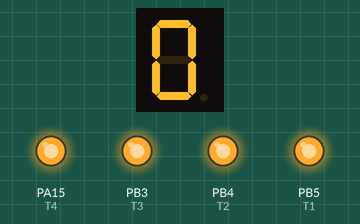
A sketch run on a simulated STM32 Blue Pill. Shown: 1-digit seven-segment display, output pins drawn as LEDs (lit = HIGH). Wiring (inferred from the names in the program): 1-digit 7-segment display, segments lit when LOW: segments PA8, PA1, PA3, PA11, PA12, PB7, PB13, PB14. The segment pins are drawn as the display they are named for; pins used as bus, display or sensor lines are not drawn.

Above: at 0.1 s.
At 5.1 s:
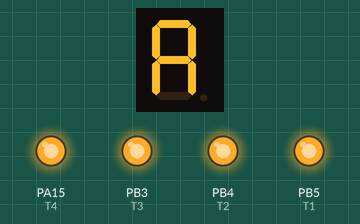
At 6.1 s:
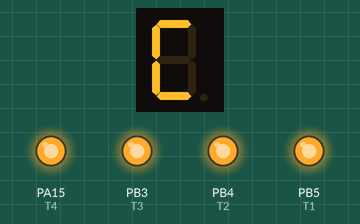
At 6.6 s:
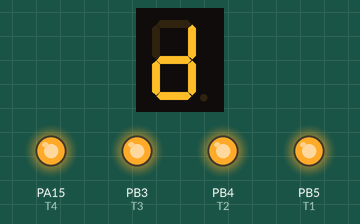
At 7.1 s:
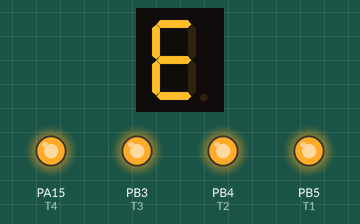
At 7.6 s:
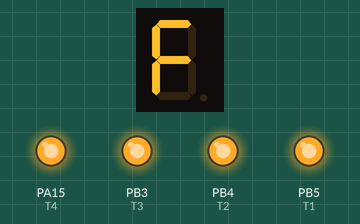

Measured:
- by itself, everything shown: repeats every 8.0 s, in 16 steps
- what the display in image 1 shows lasts 0.5 s, from 5.0 s to 5.5 s

The sketch:

7_SEGMENT.ino
```cpp
#define T1 PB5
#define T2 PB4
#define T3 PB3
#define T4 PA15

#define A PA8
#define B PA1
#define C PA3
#define D PA11
#define E PA12
#define F PB7
#define G PB13
#define DP PB14
void setup()
{
  // set pin modes
  pinMode(T1, OUTPUT);
  pinMode(T2, OUTPUT);
  pinMode(T3, OUTPUT);
  pinMode(T4, OUTPUT);

  pinMode(A, OUTPUT);
  pinMode(B, OUTPUT);
  pinMode(C, OUTPUT);
  pinMode(D, OUTPUT);
  pinMode(E, OUTPUT);
  pinMode(F, OUTPUT);
  pinMode(G, OUTPUT);
  pinMode(DP, OUTPUT);

  digitalWrite(T1, HIGH);
  digitalWrite(T2, HIGH);
  digitalWrite(T3, HIGH);
  digitalWrite(T4, HIGH);

  digitalWrite(A, HIGH);
  digitalWrite(B, HIGH);
  digitalWrite(C, HIGH);
  digitalWrite(D, HIGH);
  digitalWrite(E, HIGH);
  digitalWrite(F, HIGH);
  digitalWrite(G, HIGH);
  digitalWrite(DP, HIGH);


}

void loop()
{
  //ZERO
  digitalWrite(A, LOW);
  digitalWrite(B, LOW);
  digitalWrite(C, LOW);
  digitalWrite(D, LOW);
  digitalWrite(E, LOW);
  digitalWrite(F, LOW);
  digitalWrite(G, HIGH);
  delay(500);
  //ONE
  digitalWrite(A, HIGH);
  digitalWrite(B, LOW);
  digitalWrite(C, LOW);
  digitalWrite(D, HIGH);
  digitalWrite(E, HIGH);
  digitalWrite(F, HIGH);
  digitalWrite(G, HIGH);
  delay(500);
  //TWO
  digitalWrite(A, LOW);
  digitalWrite(B, LOW);
  digitalWrite(C, HIGH);
  digitalWrite(D, LOW);
  digitalWrite(E, LOW);
  digitalWrite(F, HIGH);
  digitalWrite(G, LOW);
  delay(500);
  //THREE
  digitalWrite(A, LOW);
  digitalWrite(B, LOW);
  digitalWrite(C, LOW);
  digitalWrite(D, LOW);
  digitalWrite(E, HIGH);
  digitalWrite(F, HIGH);
  digitalWrite(G, LOW);
  delay(500);
  //FOUR
  digitalWrite(A, HIGH);
  digitalWrite(B, LOW);
  digitalWrite(C, LOW);
  digitalWrite(D, HIGH);
  digitalWrite(E, HIGH);
  digitalWrite(F, LOW);
  digitalWrite(G, LOW);
  delay(500);
  //FIVE
  digitalWrite(A, LOW);
  digitalWrite(B, HIGH);
  digitalWrite(C, LOW);
  digitalWrite(D, LOW);
  digitalWrite(E, HIGH);
  digitalWrite(F, LOW);
  digitalWrite(G, LOW);
  delay(500);
  //SIX
  digitalWrite(A, LOW);
  digitalWrite(B, HIGH);
  digitalWrite(C, LOW);
  digitalWrite(D, LOW);
  digitalWrite(E, LOW);
  digitalWrite(F, LOW);
  digitalWrite(G, LOW);
  delay(500);
  //SEVEN
  digitalWrite(A, LOW);
  digitalWrite(B, LOW);
  digitalWrite(C, LOW);
  digitalWrite(D, HIGH);
  digitalWrite(E, HIGH);
  digitalWrite(F, HIGH);
  digitalWrite(G, HIGH);
  delay(500);
  //EIGHT
  digitalWrite(A, LOW);
  digitalWrite(B, LOW);
  digitalWrite(C, LOW);
  digitalWrite(D, LOW);
  digitalWrite(E, LOW);
  digitalWrite(F, LOW);
  digitalWrite(G, LOW);
  delay(500);
  //NINE
  digitalWrite(A, LOW);
  digitalWrite(B, LOW);
  digitalWrite(C, LOW);
  digitalWrite(D, LOW);
  digitalWrite(E, HIGH);
  digitalWrite(F, LOW);
  digitalWrite(G, LOW);
  delay(500);
  //A
  digitalWrite(A, LOW);
  digitalWrite(B, LOW);
  digitalWrite(C, LOW);
  digitalWrite(D, HIGH);
  digitalWrite(E, LOW);
  digitalWrite(F, LOW);
  digitalWrite(G, LOW);
  delay(500);
  //B
  digitalWrite(A, HIGH);
  digitalWrite(B, HIGH);
  digitalWrite(C, LOW);
  digitalWrite(D, LOW);
  digitalWrite(E, LOW);
  digitalWrite(F, LOW);
  digitalWrite(G, LOW);
  delay(500);
  //C
  digitalWrite(A, LOW);
  digitalWrite(B, HIGH);
  digitalWrite(C, HIGH);
  digitalWrite(D, LOW);
  digitalWrite(E, LOW);
  digitalWrite(F, LOW);
  digitalWrite(G, HIGH);
  delay(500);
  //D
  digitalWrite(A, HIGH);
  digitalWrite(B, LOW);
  digitalWrite(C, LOW);
  digitalWrite(D, LOW);
  digitalWrite(E, LOW);
  digitalWrite(F, HIGH);
  digitalWrite(G, LOW);
  delay(500);
  //E
  digitalWrite(A, LOW);
  digitalWrite(B, HIGH);
  digitalWrite(C, HIGH);
  digitalWrite(D, LOW);
  digitalWrite(E, LOW);
  digitalWrite(F, LOW);
  digitalWrite(G, LOW);
  delay(500);
  //F
  digitalWrite(A, LOW);
  digitalWrite(B, HIGH);
  digitalWrite(C, HIGH);
  digitalWrite(D, HIGH);
  digitalWrite(E, LOW);
  digitalWrite(F, LOW);
  digitalWrite(G, LOW);
  delay(500);
}
```
